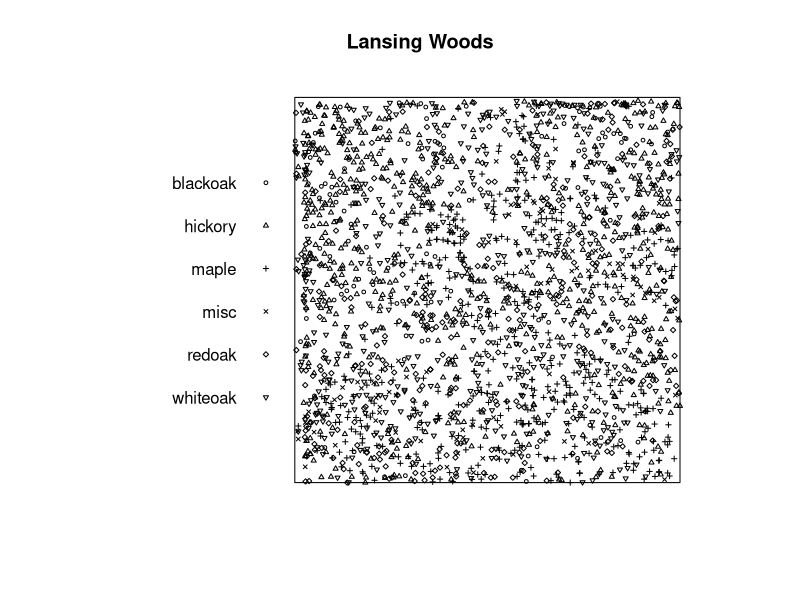
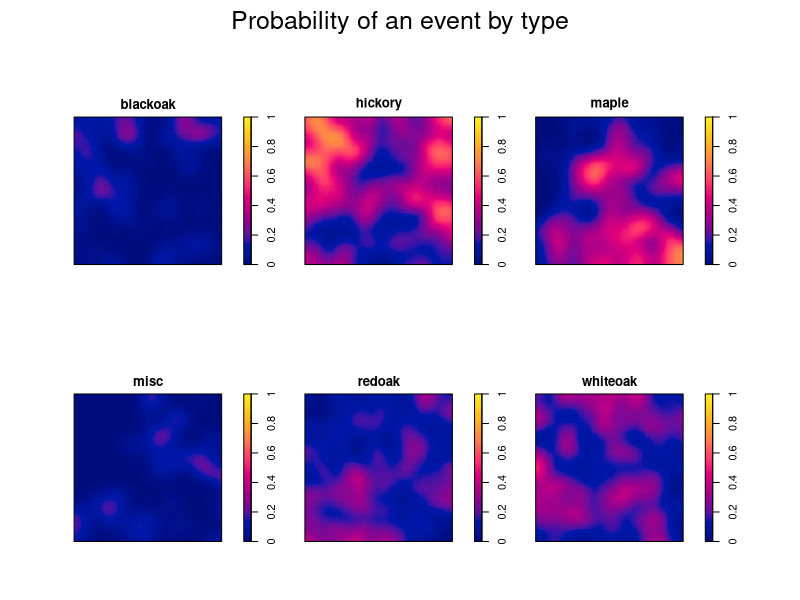
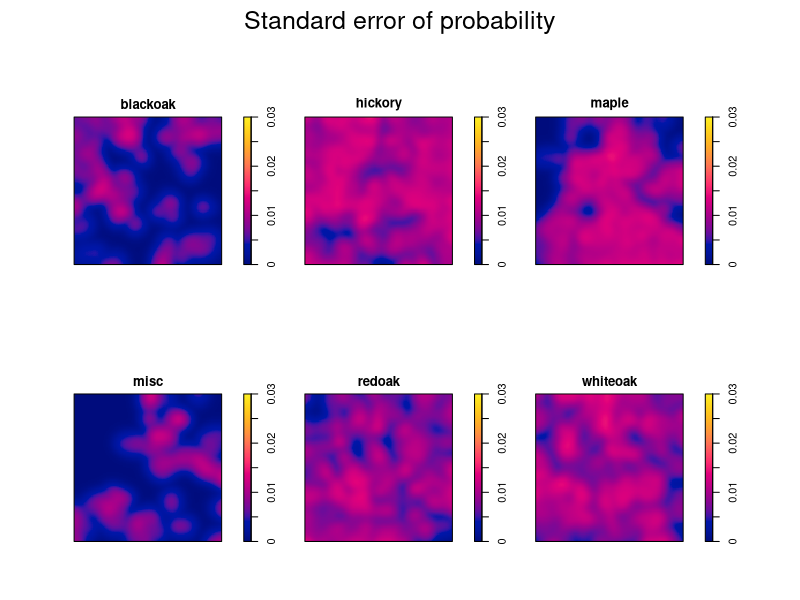
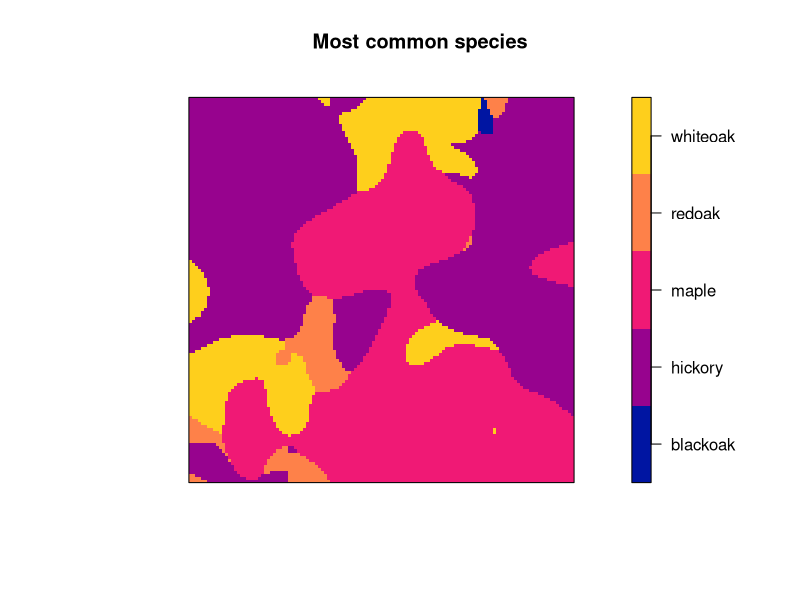
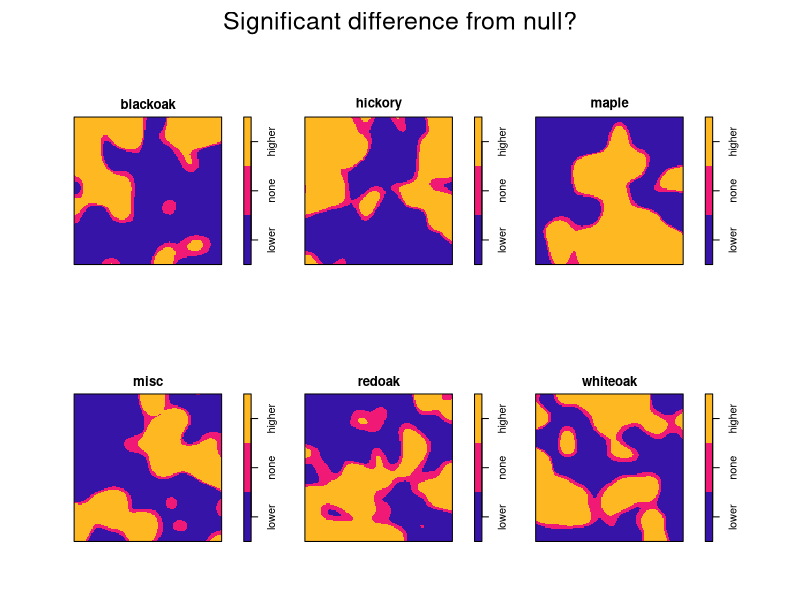

Here is the R script that generated these plots, in order:
## ---- chunk 1
knitr::opts_chunk$set(echo = TRUE, fig.align = "center", message = FALSE, warning = FALSE)
## ---- chunk 2
# Packages
loadedPackages <- c("spatstat")
invisible(lapply(loadedPackages, require, character.only = T))
## ---- chunk 3
# Data
  lansing

# Convert the lansing data to a ppp object
  ppp_lansing <- ppp(
    x = lansing$x, 
    y = lansing$y,
    window = unit.square(),
    marks = as.factor(marks(lansing))
  )

# Plot input
  plot.ppp(ppp_lansing, main = "Lansing Woods", cex = 0.5)
## ---- chunk 4
# Estimate nonparametric spatially-varying probabilities of type
  f1 <- relrisk.ppp(ppp_lansing, casecontrol = F, diggle = T, se = T, sigma = bw.diggle)
  
# Default plots
  plot(f1$estimate, main = "Probability of an event by type", zlim = c(0,1)) # probabilities
  plot(f1$SE, main = "Standard error of probability", zlim = c(0,0.03)) # standard errors
  
  wh <- im.apply(f1$estimate, which.max)
  types <- levels(marks(lansing))
  wh <- eval.im(types[wh]) # most common 
  plot.im(wh, main="Most common species", ribargs = list(las = 1))
  
# Significant p-values assuming normality of the Poisson process
## relrisk() computes standard errors based on asymptotic theory, assuming a Poisson process
  alpha <- 0.05                           # alpha
  z <- qnorm(alpha/2, lower.tail = F)     # z-statistic
  f1$u <- f1$estimate + z*f1$SE           # Upper CIs
  f1$l <- f1$estimate - z*f1$SE           # Lower CIs
  mu_0 <- as.vector(table(marks(ppp_lansing))/ppp_lansing$n) # null expectations by type
  f1$p <- f1$estimate # copy structure of pixels, replace values
  for (i in 1:length(f1$p)) {
    f1$p[[i]]$v <- factor(
      ifelse(
        mu_0[i] > f1$u[[i]]$v, "lower",
             ifelse(mu_0[i] < f1$l[[i]]$v, "higher", "none")
      ),
      levels = c("lower", "none", "higher"))
  }

  # Plot significant p-values
  plot(f1$p, main = "Significant difference from null?")
